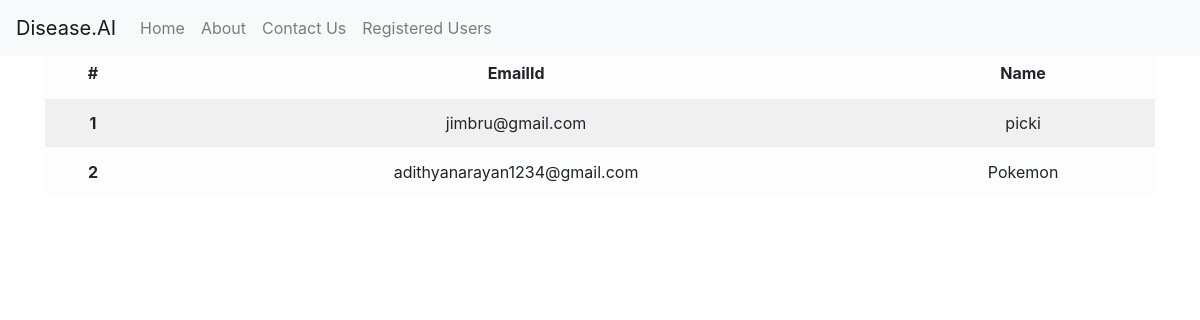
Before: /listofusers with the older database file.
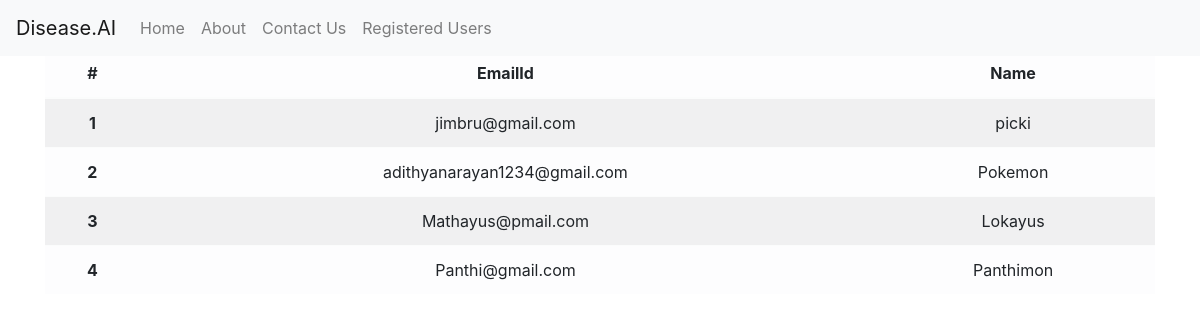
After: the same page with the newer database file.
### homepage.py (models this page shows, shortened)
class user(db.Model):
    id=db.Column(db.Integer,primary_key=True)
    email=db.Column(db.String(80),unique=True)
    name=db.Column(db.String(32),nullable=False)

### homepage.py (the view)
@app.route('/listofusers')
def interestedpeople():
    inter=user.query.all()
    return render_template('interested.html',inter=inter)

### templates/interested.html
{% extends 'website.html' %}
{% block body %}
<link rel="stylesheet" href="{{url_for('static',filename='css/interested.css')}}">
<div class="container">
    {% if inter %}
    <br>
    <br>
    <table class="table table-striped table-light">
  <thead>
    <tr>
      <th scope="col">#</th>
      <th scope="col">EmailId</th>
      <th scope="col">Name</th>
      </tr>
  </thead>
    <tbody>
    {% for k in inter %}
    <tr>
      <th scope="row">{{k.id}}</th>
      <td>{{k.email}}</td>
      <td>{{k.name}}</td>
    </tr>
    {% endfor %}
      </tbody>
    </table>
    {% else %}
    <p>We cant find anything</p>
    {% endif %}
{% endblock %}

### templates/website.html (shortened to what this page needs)
<!DOCTYPE html>
<html>
<head>
  <link rel="stylesheet" href="https://maxcdn.bootstrapcdn.com/bootstrap/4.5.0/css/bootstrap.min.css">
		<link rel="stylesheet" href="{{ url_for('static',filename='css/style.css') }}">
</head>
<body>
	<nav class="navbar navbar-expand-md bg-light navbar-light fixed-top">
	  <a class="navbar-brand" href="#">Disease.AI</a>
	  <div class="collapse navbar-collapse" id="collapsibleNavbar">
	    <ul class="navbar-nav">
	      <li class="nav-item">
	        <a class="nav-link" href="/#Home">Home</a>
	      </li>
	      <li class="nav-item">
	        <a class="nav-link" href="/#About">About</a>
	      </li>
	      <li class="nav-item">
	        <a class="nav-link" href="/#Contact">Contact Us</a>
	      </li>
				<li class="nav-item">
	        <a class="nav-link" href="/listofusers">Registered Users</a>
	      </li>
	    </ul>
	  </div>
	</nav>
	{% block body %}{% endblock %}
</body>
</html>

### static/css/style.css (style rules this page uses)
html { display: block; scroll-behavior: smooth; }

### static/css/interested.css (style rules this page uses)
* { box-sizing: border-box; }
body { text-align: center; }

Changed rows visible on the page:
added user: id "3", email "Mathayus@pmail.com", name "Lokayus"
added user: id "4", email "Panthi@gmail.com", name "Panthimon"
